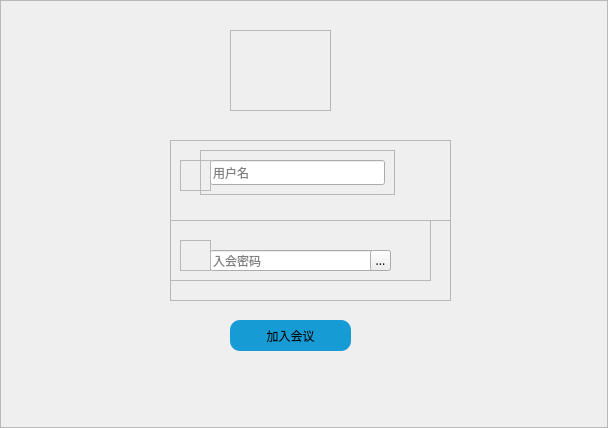
<?xml version="1.0" encoding="UTF-8"?>
<ui version="4.0">
 <class>meetlogin</class>
 <widget class="QWidget" name="meetlogin">
  <property name="geometry">
   <rect>
    <x>0</x>
    <y>0</y>
    <width>608</width>
    <height>428</height>
   </rect>
  </property>
  <property name="windowTitle">
   <string>Form</string>
  </property>
  <property name="styleSheet">
   <string notr="true"/>
  </property>
  <layout class="QVBoxLayout" name="verticalLayout_2">
   <property name="spacing">
    <number>0</number>
   </property>
   <property name="leftMargin">
    <number>0</number>
   </property>
   <property name="topMargin">
    <number>0</number>
   </property>
   <property name="rightMargin">
    <number>0</number>
   </property>
   <property name="bottomMargin">
    <number>0</number>
   </property>
   <item>
    <widget class="QFrame" name="frame_7">
     <property name="font">
      <font>
       <family>微软雅黑</family>
      </font>
     </property>
     <property name="styleSheet">
      <string notr="true">#frame_7{border-image: url(:/imge/loginback.jpeg);}
</string>
     </property>
     <property name="frameShape">
      <enum>QFrame::StyledPanel</enum>
     </property>
     <property name="frameShadow">
      <enum>QFrame::Raised</enum>
     </property>
     <widget class="QFrame" name="frame_5">
      <property name="geometry">
       <rect>
        <x>170</x>
        <y>140</y>
        <width>281</width>
        <height>161</height>
       </rect>
      </property>
      <property name="frameShape">
       <enum>QFrame::StyledPanel</enum>
      </property>
      <property name="frameShadow">
       <enum>QFrame::Raised</enum>
      </property>
      <widget class="QFrame" name="frame">
       <property name="geometry">
        <rect>
         <x>-10</x>
         <y>-10</y>
         <width>301</width>
         <height>91</height>
        </rect>
       </property>
       <property name="frameShape">
        <enum>QFrame::StyledPanel</enum>
       </property>
       <property name="frameShadow">
        <enum>QFrame::Raised</enum>
       </property>
       <widget class="QFrame" name="frame_6">
        <property name="geometry">
         <rect>
          <x>40</x>
          <y>20</y>
          <width>195</width>
          <height>45</height>
         </rect>
        </property>
        <property name="frameShape">
         <enum>QFrame::StyledPanel</enum>
        </property>
        <property name="frameShadow">
         <enum>QFrame::Raised</enum>
        </property>
        <layout class="QVBoxLayout" name="verticalLayout">
         <item>
          <widget class="QLineEdit" name="userEdit">
           <property name="placeholderText">
            <string>用户名</string>
           </property>
          </widget>
         </item>
        </layout>
       </widget>
       <widget class="QFrame" name="frame_2">
        <property name="geometry">
         <rect>
          <x>20</x>
          <y>30</y>
          <width>31</width>
          <height>31</height>
         </rect>
        </property>
        <property name="styleSheet">
         <string notr="true">#frame_2{border-image: url(:/imge/user.png);}
</string>
        </property>
        <property name="frameShape">
         <enum>QFrame::StyledPanel</enum>
        </property>
        <property name="frameShadow">
         <enum>QFrame::Raised</enum>
        </property>
       </widget>
      </widget>
      <widget class="QFrame" name="frame_3">
       <property name="geometry">
        <rect>
         <x>-10</x>
         <y>80</y>
         <width>271</width>
         <height>61</height>
        </rect>
       </property>
       <property name="frameShape">
        <enum>QFrame::StyledPanel</enum>
       </property>
       <property name="frameShadow">
        <enum>QFrame::Raised</enum>
       </property>
       <widget class="QLineEdit" name="passwdEdit">
        <property name="geometry">
         <rect>
          <x>50</x>
          <y>30</y>
          <width>181</width>
          <height>21</height>
         </rect>
        </property>
        <property name="styleSheet">
         <string notr="true"/>
        </property>
        <property name="placeholderText">
         <string>入会密码</string>
        </property>
       </widget>
       <widget class="QFrame" name="frame_4">
        <property name="geometry">
         <rect>
          <x>20</x>
          <y>20</y>
          <width>31</width>
          <height>31</height>
         </rect>
        </property>
        <property name="styleSheet">
         <string notr="true">#frame_4{border-image: url(:/imge/passwd.png);}
</string>
        </property>
        <property name="frameShape">
         <enum>QFrame::StyledPanel</enum>
        </property>
        <property name="frameShadow">
         <enum>QFrame::Raised</enum>
        </property>
       </widget>
       <widget class="QToolButton" name="visiableButton">
        <property name="geometry">
         <rect>
          <x>210</x>
          <y>30</y>
          <width>21</width>
          <height>21</height>
         </rect>
        </property>
        <property name="focusPolicy">
         <enum>Qt::ClickFocus</enum>
        </property>
        <property name="text">
         <string>...</string>
        </property>
        <property name="icon">
         <iconset resource="res.qrc">
          <normaloff>:/imge/invisible.png</normaloff>:/imge/invisible.png</iconset>
        </property>
       </widget>
      </widget>
     </widget>
     <widget class="QFrame" name="frame_8">
      <property name="geometry">
       <rect>
        <x>230</x>
        <y>30</y>
        <width>101</width>
        <height>81</height>
       </rect>
      </property>
      <property name="styleSheet">
       <string notr="true">#frame_8{border-image: url(:/imge/Mlogo.png);}
</string>
      </property>
      <property name="frameShape">
       <enum>QFrame::StyledPanel</enum>
      </property>
      <property name="frameShadow">
       <enum>QFrame::Raised</enum>
      </property>
     </widget>
     <widget class="QPushButton" name="enterAdmin">
      <property name="geometry">
       <rect>
        <x>230</x>
        <y>320</y>
        <width>121</width>
        <height>31</height>
       </rect>
      </property>
      <property name="font">
       <font>
        <family>微软雅黑</family>
       </font>
      </property>
      <property name="styleSheet">
       <string notr="true">background-color:rgb(22, 155, 213);
border-style:outset;
border-radius:10px;
</string>
      </property>
      <property name="text">
       <string>加入会议</string>
      </property>
     </widget>
    </widget>
   </item>
  </layout>
 </widget>
 <resources>
  <include location="res.qrc"/>
 </resources>
 <connections/>
</ui>
